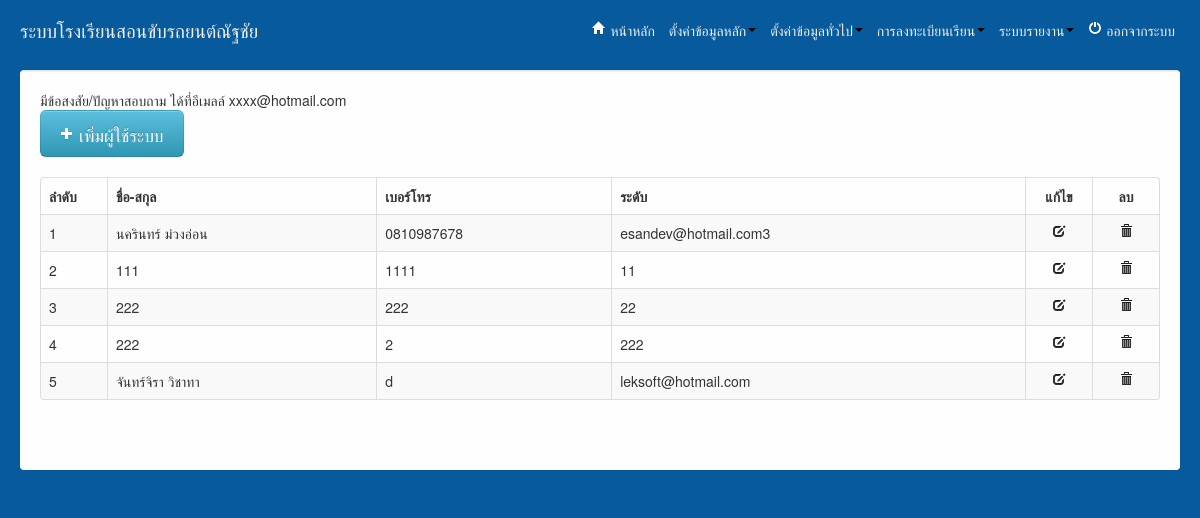
The page /admin/index.php?url=index_user.php (signed in) on the database its author committed.
### tables this page shows
CREATE TABLE IF NOT EXISTS `tbregister` (
  `id` int(11) NOT NULL AUTO_INCREMENT,
  `username` varchar(50) NOT NULL,
  `password` varchar(50) NOT NULL,
  `name` varchar(255) NOT NULL,
  `addr` text NOT NULL,
  `email` varchar(50) NOT NULL,
  `tel` varchar(20) NOT NULL,
  `degree` varchar(255) NOT NULL,
  `r_day` date NOT NULL,
  `r_time` varchar(255) NOT NULL,
  `r_gear` varchar(250) NOT NULL,
  `r_car` varchar(255) NOT NULL,
  `course_id` int(11) NOT NULL,
  `payment` varchar(50) NOT NULL,
  `status` varchar(50) NOT NULL,
  `type` varchar(50) NOT NULL,
  `created` date NOT NULL,
  `FristPoint` int(11) NOT NULL,
  `EndPoint` int(11) NOT NULL,
  PRIMARY KEY (`id`)
);

### admin/index_user.php (the view, shortened to what this page needs)
<?php
$rs = mysql_query('SELECT * FROM tbregister ');
?>
<a href="index.php?url=form_user.php" class="btn btn-large btn-info"><i class="icon icon-plus icon-white"></i> เพิ่มผู้ใช้ระบบ</a>
<br><br>
<table class="table table-bordered table-striped table-hover">
	<thead>
		<tr>
                         <th width="50px">ลำดับ</th>
			<th>ชื่อ-สกุล</th>
			<th>เบอร์โทร</th>
			<th>ระดับ</th>
			<th class="text-center" width="50px">แก้ไข</th>
			<th class="text-center" width="50px">ลบ</th>
		</tr>
	</thead>
	<tbody>
		<?php $i = 1;  while($val = mysql_fetch_assoc($rs)): ?>
		<tr>
                         <td><?php echo $i++;?></td>
			<td><?php echo $val['name'];?></td>
			<td><?php echo $val['tel']; ?></td>
			<td><?php echo $val['email']; ?></td>
                        <td class="text-center"><a href="index.php?url=form_register.php&id=<?php echo $val['id']; ?>"><i class="icon icon-edit"></i></a></td>
			<td class="text-center"><a href="delete_register.php?id=<?php echo $val['id']; ?>" onclick="return confirm('ยืนยันการลบ ?');"><i class="icon icon-trash"></i></a></td>
		</tr>
		<?php endwhile; ?>
	</tbody>
</table>

### admin/css/mycss.css (style rules this page uses)
* { margin: 0; padding: 0; }

### admin/index.php (style rules this page uses)
table tr .text-center { text-align:center; vertical-align: middle; }

### rows shown on the page
tbregister: name "นครินทร์ ม่วงอ่อน", tel "0810987678", email "esandev@hotmail.com3"
tbregister: name "111", tel "1111", email "11"
tbregister: name "222", tel "222", email "22"
tbregister: name "222", tel "2", email "222"
tbregister: name "จันทร์จิรา วิชาทา", tel "d", email "leksoft@hotmail.com"
